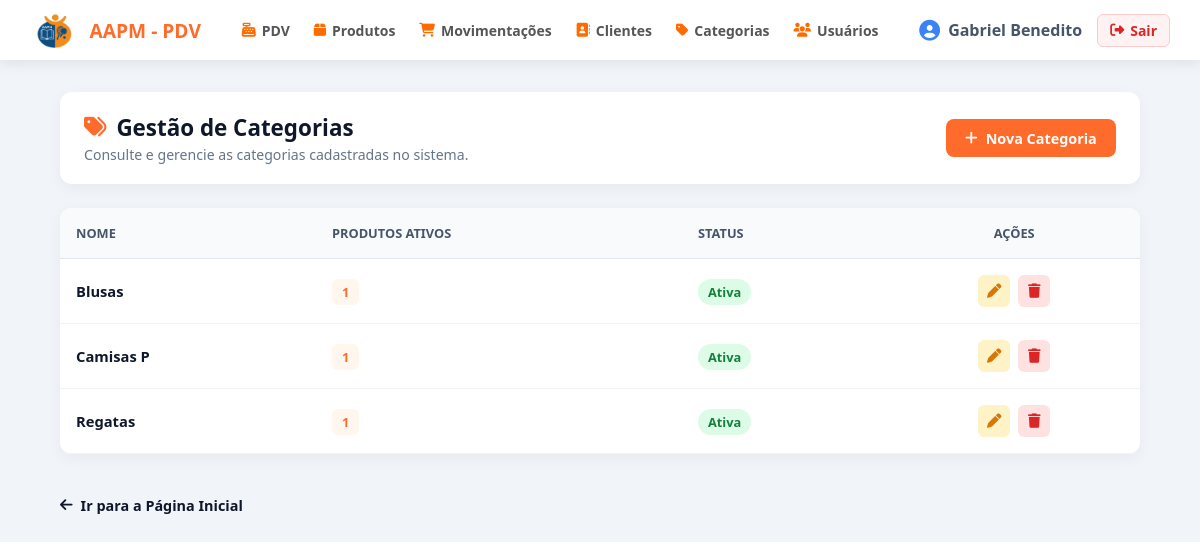
Screenshot of /categorias/ (signed in) with the database file from the repository.
### app/models/categoria.py (models this page shows)
class Categoria(Base):
    __tablename__ = "categorias"
    id = Column(Integer, primary_key=True, autoincrement=True, index=True)
    nome = Column(String(100), nullable=False, unique=True)
    ativo = Column(Boolean, default=True)
    produtos = relationship("Produto", back_populates="categoria", lazy="select")

### app/controllers/categoria_controller.py (the view)
@router.get("/")
def listar_categorias(
    request: Request,
    busca: str = "",
    status: str = "",
    db: Session = Depends(get_db),
    admin = Depends(get_admin)
):
    query = db.query(Categoria)
    if busca.strip():
        termo = f"%{busca.strip()}%"
        query = query.filter(Categoria.nome.ilike(termo))
    if status == "ativas":
        query = query.filter(Categoria.ativo == True)
    elif status == "inativas":
        query = query.filter(Categoria.ativo == False)
    categorias = query.order_by(Categoria.nome).all()
    return templates.TemplateResponse(
        request,
        "categorias/index.html",
        {
            "request":    request,
            "usuario":    admin,
            "categorias": categorias,
            "busca":      busca,
            "status":     status,
        }
    )

### app/templates/categorias/index.html (shortened to what this page needs)
{% extends "base.html" %}
{% block content %}
<link rel="stylesheet" href="{{ url_for('static', path='CSS_Categorias/categorias.css') }}">
<section class="page-card header-card">
    <div class="title-group">
        <h2><i class="fa-solid fa-tags"></i> Gestão de Categorias</h2>
        <p>Consulte e gerencie as categorias cadastradas no sistema.</p>
    </div>
    <a href="/categorias/nova" class="btn-primary">
        <i class="fa-solid fa-plus"></i> Nova Categoria
    </a>
</section>
<section class="page-card table-card">
    <table class="custom-table">
        <thead>
            <tr>
                <th>NOME</th>
                <th>PRODUTOS ATIVOS</th>
                <th>STATUS</th>
                <th style="text-align: center;">AÇÕES</th>
            </tr>
        </thead>
        <tbody>
            {% for cat in categorias %}
            <tr>
                <td class="col-name">{{ cat.nome }}</td>
                <td>
                    <span class="badge-cat">
                        {{ cat.produtos | selectattr("ativo") | list | length if cat.produtos else 0 }}
                    </span>
                </td>
                <td>
                    {% if cat.ativo %}
                        <span class="badge-stock stock-ok">Ativa</span>
                    {% else %}
                        <span class="badge-stock stock-low">Inativa</span>
                    {% endif %}
                </td>
                <td>
                    <div class="actions-wrapper">
                        <a href="/categorias/{{ cat.id }}/editar" class="btn-icon edit" title="Editar">
                            <i class="fa-solid fa-pen"></i>
                        </a>
                        <a href="/categorias/{{ cat.id }}/deletar"
                           class="btn-icon delete"
                           title="Excluir"
                           onclick="return confirm('Tem certeza que deseja apagar a categoria {{ cat.nome }}?');">
                            <i class="fa-solid fa-trash"></i>
                        </a>
                    </div>
                </td>
            </tr>
            {% endfor %}
        </tbody>
    </table>
</section>
<div style="margin-top: 15px;">
    <a href="/pdv" style="text-decoration: none; color: #0f172a; font-weight: 600; font-size: 0.9rem; display: inline-flex; align-items: center; gap: 8px;">
        <i class="fa-solid fa-arrow-left"></i> Ir para a Página Inicial
    </a>
</div>
{% endblock %}

### app/static/CSS/style.css (style rules this page uses)
* { margin: 0; padding: 0; box-sizing: border-box; font-family: 'Segoe UI', Tahoma, Geneva, Verdana, sans-serif; }
body { background-color: #ff6b2b; color: #1e293b; min-height: 100vh; display: flex; flex-direction: column; }

### app/static/CSS/categorias.css (style rules this page uses)
* { margin: 0; padding: 0; box-sizing: border-box; font-family: 'Segoe UI', Tahoma, Geneva, Verdana, sans-serif; }
body { background-color: #f1f5f9; color: #1e293b; min-height: 100vh; display: flex; flex-direction: column; }
.page-card { background-color: #ffffff; border-radius: 12px; padding: 1.25rem 1.5rem; box-shadow: 0 4px 15px rgba(0, 0, 0, 0.05); }
.header-card { display: flex; justify-content: space-between; align-items: center; }
.title-group h2 { font-size: 1.4rem; color: #0f172a; display: flex; align-items: center; gap: 10px; margin-bottom: 2px; }
.title-group h2 i { color: #ff6b2b; }
.title-group p { color: #64748b; font-size: 0.88rem; }
.btn-primary { background-color: #ff6b2b; color: #ffffff; padding: 0.6rem 1.2rem; border-radius: 8px; text-decoration: none; font-weight: 700; font-size: 0.9rem; display: inline-flex; align-items: center; gap: 8px; transition: background-color 0.2s; }
.table-card { padding: 0; overflow: hidden; }
.custom-table { width: 100%; border-collapse: collapse; text-align: left; }
.custom-table th { background-color: #f8fafc; color: #475569; padding: 1rem; font-size: 0.8rem; text-transform: uppercase; border-bottom: 1px solid #e2e8f0; }
.custom-table td { padding: 1rem; border-bottom: 1px solid #f1f5f9; vertical-align: middle; font-size: 0.92rem; }
.col-name { font-weight: 600; color: #0f172a; }
.badge-cat { background-color: #fff7ed; color: #ff6b2b; padding: 4px 10px; border-radius: 6px; font-size: 0.8rem; font-weight: 700; }
.badge-stock { padding: 4px 10px; border-radius: 20px; font-size: 0.8rem; font-weight: 700; }
.badge-stock.stock-ok { background-color: #dcfce7; color: #15803d; }
.actions-wrapper { display: flex; gap: 8px; justify-content: center; }
.btn-icon { width: 32px; height: 32px; border-radius: 6px; display: flex; align-items: center; justify-content: center; text-decoration: none; font-size: 0.9rem; }
.btn-icon.edit { background-color: #fef3c7; color: #d97706; }
.btn-icon.delete { background-color: #fee2e2; color: #dc2626; }

### rows the page displays
Categoria: nome "Blusas", produtos|selectattr "1", ativo "Ativa"
Categoria: nome "Camisas P", produtos|selectattr "1", ativo "Ativa"
Categoria: nome "Regatas", produtos|selectattr "1", ativo "Ativa"

### other values shown
{{ usuario.nome if usuario else 'Usuário' }} "Gabriel Benedito"
